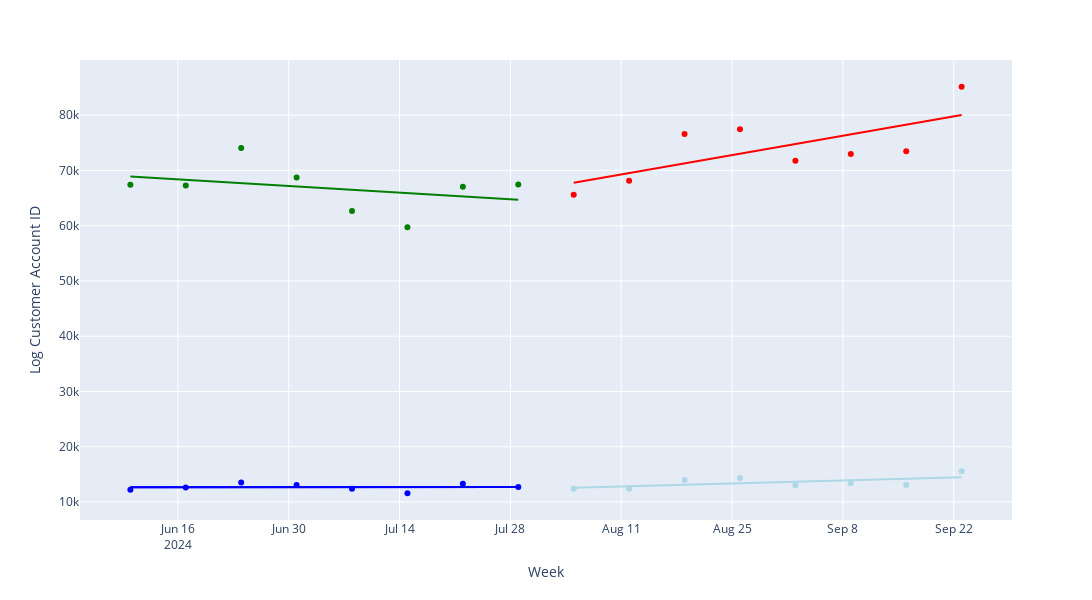

The notebook cell saved with this chart:
### Code cell
import pandas as pd
import plotly.express as px


# Example intervention date (replace this with your actual intervention date)
intervention_date = '2024-08-05'

# Ensure created_date_local is in datetime format
final_df['week'] = pd.to_datetime(final_df['week'], errors='coerce')

# Ensure platform_order_code is numeric
final_df['customer_account_id'] = pd.to_numeric(final_df['customer_account_id'], errors='coerce')
#final_df['log_customer_account_id'] = np.log(final_df_clean['customer_account_id'] + 1)  # Adding 1 to avoid log(0) errors


# Drop rows with missing values in either column
final_df_clean = final_df.dropna(subset=['week', 'customer_account_id'])

# Separate control and treatment groups
control_group = final_df_clean[final_df_clean['group'] == 'control']
treatment_group = final_df_clean[final_df_clean['group'] == 'treatment']

# Split control group into pre- and post-intervention
control_pre = control_group[control_group['week'] < intervention_date]
control_post = control_group[control_group['week'] >= intervention_date]

# Split treatment group into pre- and post-intervention
treatment_pre = treatment_group[treatment_group['week'] < intervention_date]
treatment_post = treatment_group[treatment_group['week'] >= intervention_date]

# Scatter plot for the control group (pre-intervention) with regression line and confidence intervals
fig = px.scatter(
    control_pre,
    x='week',
    y='customer_account_id',
    color_discrete_sequence=['blue'],  # Pre-intervention control in blue
    trendline='ols',  # Regression line for pre-intervention control
    trendline_scope='trace',  # Ensures confidence intervals are plotted
    trendline_color_override='blue'
)

# Add confidence intervals for the pre-intervention control group
fig.add_trace(
    px.scatter(
        control_pre,
        x='week',
        y='customer_account_id',
        color_discrete_sequence=['blue'],
        trendline='ols',  # Regression line for pre-intervention control
        trendline_scope='trace',  # Ensures confidence intervals are plotted
        trendline_color_override='blue'
    ).data[1]  # Selecting only the trendline trace
)

# Scatter plot for the control group (post-intervention) with regression line and confidence intervals
fig.add_trace(
    px.scatter(
        control_post,
        x='week',
        y='customer_account_id',
        color_discrete_sequence=['lightblue'],  # Post-intervention control in light blue
        trendline='ols',  # Regression line for post-intervention control
        trendline_scope='trace',  # Ensures confidence intervals are plotted
        trendline_color_override='lightblue'
    ).data[0]  # Selecting only the scatter trace
)

fig.add_trace(
    px.scatter(
        control_post,
        x='week',
        y='customer_account_id',
        color_discrete_sequence=['lightblue'],
        trendline='ols',  # Regression line for post-intervention control
        trendline_scope='trace',  # Ensures confidence intervals are plotted
        trendline_color_override='lightblue'
    ).data[1]  # Selecting only the trendline trace
)

# Scatter plot for the treatment group (pre-intervention) with regression line and confidence intervals
fig.add_trace(
    px.scatter(
        treatment_pre,
        x='week',
        y='customer_account_id',
        color_discrete_sequence=['green'],  # Pre-intervention treatment in green
        trendline='ols',  # Regression line for pre-intervention treatment
        trendline_scope='trace',  # Ensures confidence intervals are plotted
        trendline_color_override='green'
    ).data[0]  # Selecting only the scatter trace
)

fig.add_trace(
    px.scatter(
        treatment_pre,
        x='week',
        y='customer_account_id',
        color_discrete_sequence=['green'],
        trendline='ols',  # Regression line for pre-intervention treatment
        trendline_scope='trace',  # Ensures confidence intervals are plotted
        trendline_color_override='green'
    ).data[1]  # Selecting only the trendline trace
)

# Scatter plot for the treatment group (post-intervention) with regression line and confidence intervals
fig.add_trace(
    px.scatter(
        treatment_post,
        x='week',
        y='customer_account_id',
        color_discrete_sequence=['red'],  # Post-intervention treatment in red
        trendline='ols',  # Regression line for post-intervention treatment
        trendline_scope='trace',  # Ensures confidence intervals are plotted
        trendline_color_override='red'
    ).data[0]  # Selecting only the scatter trace
)

fig.add_trace(
    px.scatter(
        treatment_post,
        x='week',
        y='customer_account_id',
        color_discrete_sequence=['red'],
        trendline='ols',  # Regression line for post-intervention treatment
        trendline_scope='trace',  # Ensures confidence intervals are plotted
        trendline_color_override='red'
    ).data[1]  # Selecting only the trendline trace
)

# Update layout for better visualization
fig.update_layout(
    xaxis_title='Week',
    yaxis_title='Log Customer Account ID',
    yaxis_range=[0, None],  # Start y-axis at 0
    legend_title='Group',
    height=600,  # Height of the plot
    width=1200,  # Width of the plot
    showlegend=False  # Hide duplicate legends from added traces
)

# Show the plot
fig.show()

### Figure 1 — Plotly figure (JSON) as saved in the notebook; plotly's stock layout.template omitted (floating-point values rounded to 4 significant figures)
{"data": [{"hovertemplate": "week=%{x}<br>customer_account_id=%{y}<extra></extra>", "legendgroup": "", "marker": {"color": "blue", "symbol": "circle"}, "mode": "markers", "name": "", "orientation": "v", "showlegend": false, "type": "scatter", "x": ["2024-06-10T00:00:00", "2024-06-17T00:00:00", "2024-06-24T00:00:00", "2024-07-01T00:00:00", "2024-07-08T00:00:00", "2024-07-15T00:00:00", "2024-07-22T00:00:00", "2024-07-29T00:00:00"], "xaxis": "x", "y": [12216, 12593, 13511, 13081, 12404, 11575, 13292, 12705], "yaxis": "y"}, {"hovertemplate": "<b>OLS trendline</b><br>customer_account_id = 8.52309e-06 * week + -1988.39<br>R<sup>2</sup>=0.000406<br><br>week=%{x}<br>customer_account_id=%{y} <b>(trend)</b><extra></extra>", "legendgroup": "", "line": {"color": "blue"}, "marker": {"color": "blue", "symbol": "circle"}, "mode": "lines", "name": "", "showlegend": false, "type": "scatter", "x": ["2024-06-10T00:00:00", "2024-06-17T00:00:00", "2024-06-24T00:00:00", "2024-07-01T00:00:00", "2024-07-08T00:00:00", "2024-07-15T00:00:00", "2024-07-22T00:00:00", "2024-07-29T00:00:00"], "xaxis": "x", "y": [12650.0, 12660.0, 12660.0, 12670.0, 12670.0, 12680.0, 12690.0, 12690.0], "yaxis": "y"}, {"hovertemplate": "<b>OLS trendline</b><br>customer_account_id = 8.52309e-06 * week + -1988.39<br>R<sup>2</sup>=0.000406<br><br>week=%{x}<br>customer_account_id=%{y} <b>(trend)</b><extra></extra>", "legendgroup": "", "line": {"color": "blue"}, "marker": {"color": "blue", "symbol": "circle"}, "mode": "lines", "name": "", "showlegend": false, "type": "scatter", "x": ["2024-06-10T00:00:00", "2024-06-17T00:00:00", "2024-06-24T00:00:00", "2024-07-01T00:00:00", "2024-07-08T00:00:00", "2024-07-15T00:00:00", "2024-07-22T00:00:00", "2024-07-29T00:00:00"], "xaxis": "x", "y": [12650.0, 12660.0, 12660.0, 12670.0, 12670.0, 12680.0, 12690.0, 12690.0], "yaxis": "y"}, {"hovertemplate": "week=%{x}<br>customer_account_id=%{y}<extra></extra>", "legendgroup": "", "marker": {"color": "lightblue", "symbol": "circle"}, "mode": "markers", "name": "", "orientation": "v", "showlegend": false, "type": "scatter", "x": ["2024-08-05T00:00:00", "2024-08-12T00:00:00", "2024-08-19T00:00:00", "2024-08-26T00:00:00", "2024-09-02T00:00:00", "2024-09-09T00:00:00", "2024-09-16T00:00:00", "2024-09-23T00:00:00"], "xaxis": "x", "y": [12391, 12400, 13953, 14347, 13009, 13393, 13087, 15561], "yaxis": "y"}, {"hovertemplate": "<b>OLS trendline</b><br>customer_account_id = 0.000444992 * week + -754063<br>R<sup>2</sup>=0.378805<br><br>week=%{x}<br>customer_account_id=%{y} <b>(trend)</b><extra></extra>", "legendgroup": "", "line": {"color": "lightblue"}, "marker": {"color": "lightblue", "symbol": "circle"}, "mode": "lines", "name": "", "showlegend": false, "type": "scatter", "x": ["2024-08-05T00:00:00", "2024-08-12T00:00:00", "2024-08-19T00:00:00", "2024-08-26T00:00:00", "2024-09-02T00:00:00", "2024-09-09T00:00:00", "2024-09-16T00:00:00", "2024-09-23T00:00:00"], "xaxis": "x", "y": [12580.0, 12840.0, 13110.0, 13380.0, 13650.0, 13920.0, 14190.0, 14460.0], "yaxis": "y"}, {"hovertemplate": "week=%{x}<br>customer_account_id=%{y}<extra></extra>", "legendgroup": "", "marker": {"color": "green", "symbol": "circle"}, "mode": "markers", "name": "", "orientation": "v", "showlegend": false, "type": "scatter", "x": ["2024-06-10T00:00:00", "2024-06-17T00:00:00", "2024-06-24T00:00:00", "2024-07-01T00:00:00", "2024-07-08T00:00:00", "2024-07-15T00:00:00", "2024-07-22T00:00:00", "2024-07-29T00:00:00"], "xaxis": "x", "y": [67414, 67274, 74075, 68719, 62656, 59697, 67042, 67444], "yaxis": "y"}, {"hovertemplate": "<b>OLS trendline</b><br>customer_account_id = -0.000987083 * week + 1.76467e+06<br>R<sup>2</sup>=0.119455<br><br>week=%{x}<br>customer_account_id=%{y} <b>(trend)</b><extra></extra>", "legendgroup": "", "line": {"color": "green"}, "marker": {"color": "green", "symbol": "circle"}, "mode": "lines", "name": "", "showlegend": false, "type": "scatter", "x": ["2024-06-10T00:00:00", "2024-06-17T00:00:00", "2024-06-24T00:00:00", "2024-07-01T00:00:00", "2024-07-08T00:00:00", "2024-07-15T00:00:00", "2024-07-22T00:00:00", "2024-07-29T00:00:00"], "xaxis": "x", "y": [68880.0, 68280.0, 67690.0, 67090.0, 66490.0, 65890.0, 65300.0, 64700.0], "yaxis": "y"}, {"hovertemplate": "week=%{x}<br>customer_account_id=%{y}<extra></extra>", "legendgroup": "", "marker": {"color": "red", "symbol": "circle"}, "mode": "markers", "name": "", "orientation": "v", "showlegend": false, "type": "scatter", "x": ["2024-08-05T00:00:00", "2024-08-12T00:00:00", "2024-08-19T00:00:00", "2024-08-26T00:00:00", "2024-09-02T00:00:00", "2024-09-09T00:00:00", "2024-09-16T00:00:00", "2024-09-23T00:00:00"], "xaxis": "x", "y": [65589, 68129, 76591, 77464, 71762, 72978, 73452, 85140], "yaxis": "y"}, {"hovertemplate": "<b>OLS trendline</b><br>customer_account_id = 0.00289216 * week + -4.91489e+06<br>R<sup>2</sup>=0.505367<br><br>week=%{x}<br>customer_account_id=%{y} <b>(trend)</b><extra></extra>", "legendgroup": "", "line": {"color": "red"}, "marker": {"color": "red", "symbol": "circle"}, "mode": "lines", "name": "", "showlegend": false, "type": "scatter", "x": ["2024-08-05T00:00:00", "2024-08-12T00:00:00", "2024-08-19T00:00:00", "2024-08-26T00:00:00", "2024-09-02T00:00:00", "2024-09-09T00:00:00", "2024-09-16T00:00:00", "2024-09-23T00:00:00"], "xaxis": "x", "y": [67770.0, 69520.0, 71260.0, 73010.0, 74760.0, 76510.0, 78260.0, 80010.0], "yaxis": "y"}], "layout": {"height": 600, "legend": {"title": {"text": "Group"}, "tracegroupgap": 0}, "margin": {"t": 60}, "showlegend": false, "width": 1200, "xaxis": {"anchor": "y", "domain": [0, 1], "title": {"text": "Week"}}, "yaxis": {"anchor": "x", "domain": [0, 1], "range": [0, null], "title": {"text": "Log Customer Account ID"}}}}
